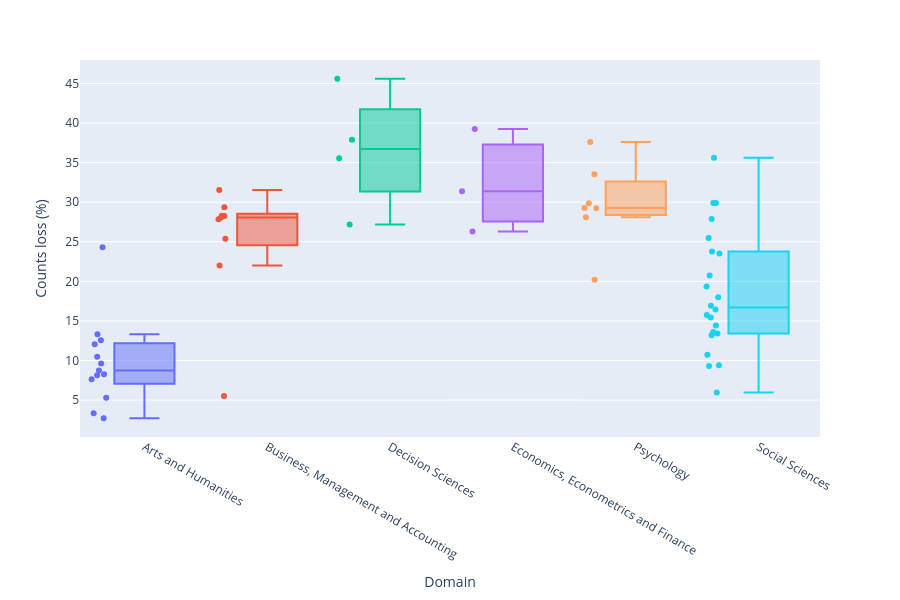

This figure's notebook cell:
### Code cell
year = 2023
domain_name = "Social Sciences"

fig = px.box(
    df_global_topics.query("year == @year").query(f"domain_name == @domain_name"),
    x="field_name",           # each domain = one box
    y="counts_loss_pct",       # values to summarize
    points="all",              # optional: show all points
    color="field_name",       # color boxes by domain
    height=600,
    # title=f"Distribution of counts_loss_pct by field in {year} in {domain_name}",
    hover_data=["field_name", "counts_loss_pct", "subfield_name"],
)

fig.update_layout(
    yaxis_title="Counts loss (%)",
    xaxis_title="Domain",
    showlegend=False
)

fig.show()
# fig.write_image("../images/global_collaboration_losses_social_by_field_2023.png",
#                 width=1200, height=600, scale=2)

### Figure 1 — Plotly figure (JSON) as saved in the notebook; plotly's stock layout.template omitted (floating-point values rounded to 4 significant figures)
{"data": [{"alignmentgroup": "True", "boxpoints": "all", "customdata": [["General Arts and Humanities"], ["History"], ["Language and Linguistics"], ["Archeology"], ["Classics"], ["Conservation"], ["History and Philosophy of Science"], ["Literature and Literary Theory"], ["Museology"], ["Music"], ["Philosophy"], ["Religious studies"], ["Visual Arts and Performing Arts"]], "hovertemplate": "field_name=%{x}<br>counts_loss_pct=%{y}<br>subfield_name=%{customdata[0]}<extra></extra>", "legendgroup": "Arts and Humanities", "marker": {"color": "#636efa"}, "name": "Arts and Humanities", "notched": false, "offsetgroup": "Arts and Humanities", "orientation": "v", "showlegend": true, "x": ["Arts and Humanities", "Arts and Humanities", "Arts and Humanities", "Arts and Humanities", "Arts and Humanities", "Arts and Humanities", "Arts and Humanities", "Arts and Humanities", "Arts and Humanities", "Arts and Humanities", "Arts and Humanities", "Arts and Humanities", "Arts and Humanities"], "x0": " ", "xaxis": "x", "y": [2.715, 7.645, 13.31, 24.3, 5.298, 12.56, 8.258, 10.48, 8.149, 12.05, 8.738, 3.347, 9.622], "y0": " ", "yaxis": "y", "type": "box"}, {"alignmentgroup": "True", "boxpoints": "all", "customdata": [["Accounting"], ["Business and International Management"], ["Management Information Systems"], ["Management of Technology and Innovation"], ["Marketing"], ["Organizational Behavior and Human Resource Management"], ["Strategy and Management"], ["Tourism, Leisure and Hospitality Management"], ["Industrial relations"]], "hovertemplate": "field_name=%{x}<br>counts_loss_pct=%{y}<br>subfield_name=%{customdata[0]}<extra></extra>", "legendgroup": "Business, Management and Accounting", "marker": {"color": "#EF553B"}, "name": "Business, Management and Accounting", "notched": false, "offsetgroup": "Business, Management and Accounting", "orientation": "v", "showlegend": true, "x": ["Business, Management and Accounting", "Business, Management and Accounting", "Business, Management and Accounting", "Business, Management and Accounting", "Business, Management and Accounting", "Business, Management and Accounting", "Business, Management and Accounting", "Business, Management and Accounting", "Business, Management and Accounting"], "x0": " ", "xaxis": "x", "y": [25.39, 22.0, 29.37, 28.27, 27.83, 31.53, 28.08, 28.28, 5.505], "y0": " ", "yaxis": "y", "type": "box"}, {"alignmentgroup": "True", "boxpoints": "all", "customdata": [["General Decision Sciences"], ["Information Systems and Management"], ["Management Science and Operations Research"], ["Statistics, Probability and Uncertainty"]], "hovertemplate": "field_name=%{x}<br>counts_loss_pct=%{y}<br>subfield_name=%{customdata[0]}<extra></extra>", "legendgroup": "Decision Sciences", "marker": {"color": "#00cc96"}, "name": "Decision Sciences", "notched": false, "offsetgroup": "Decision Sciences", "orientation": "v", "showlegend": true, "x": ["Decision Sciences", "Decision Sciences", "Decision Sciences", "Decision Sciences"], "x0": " ", "xaxis": "x", "y": [45.58, 27.17, 35.56, 37.89], "y0": " ", "yaxis": "y", "type": "box"}, {"alignmentgroup": "True", "boxpoints": "all", "customdata": [["General Economics, Econometrics and Finance"], ["Economics and Econometrics"], ["Finance"]], "hovertemplate": "field_name=%{x}<br>counts_loss_pct=%{y}<br>subfield_name=%{customdata[0]}<extra></extra>", "legendgroup": "Economics, Econometrics and Finance", "marker": {"color": "#ab63fa"}, "name": "Economics, Econometrics and Finance", "notched": false, "offsetgroup": "Economics, Econometrics and Finance", "orientation": "v", "showlegend": true, "x": ["Economics, Econometrics and Finance", "Economics, Econometrics and Finance", "Economics, Econometrics and Finance"], "x0": " ", "xaxis": "x", "y": [26.28, 31.39, 39.26], "y0": " ", "yaxis": "y", "type": "box"}, {"alignmentgroup": "True", "boxpoints": "all", "customdata": [["General Psychology"], ["Applied Psychology"], ["Clinical Psychology"], ["Developmental and Educational Psychology"], ["Experimental and Cognitive Psychology"], ["Neuropsychology and Physiological Psychology"], ["Social Psychology"]], "hovertemplate": "field_name=%{x}<br>counts_loss_pct=%{y}<br>subfield_name=%{customdata[0]}<extra></extra>", "legendgroup": "Psychology", "marker": {"color": "#FFA15A"}, "name": "Psychology", "notched": false, "offsetgroup": "Psychology", "orientation": "v", "showlegend": true, "x": ["Psychology", "Psychology", "Psychology", "Psychology", "Psychology", "Psychology", "Psychology"], "x0": " ", "xaxis": "x", "y": [20.19, 37.6, 29.85, 28.11, 33.54, 29.25, 29.25], "y0": " ", "yaxis": "y", "type": "box"}, {"alignmentgroup": "True", "boxpoints": "all", "customdata": [["General Social Sciences"], ["Archeology"], ["Development"], ["Education"], ["Geography, Planning and Development"], ["Health"], ["Human Factors and Ergonomics"], ["Law"], ["Library and Information Sciences"], ["Linguistics and Language"], ["Safety Research"], ["Sociology and Political Science"], ["Transportation"], ["Anthropology"], ["Communication"], ["Cultural Studies"], ["Demography"], ["Gender Studies"], ["Life-span and Life-course Studies"], ["Political Science and International Relations"], ["Public Administration"], ["Urban Studies"]], "hovertemplate": "field_name=%{x}<br>counts_loss_pct=%{y}<br>subfield_name=%{customdata[0]}<extra></extra>", "legendgroup": "Social Sciences", "marker": {"color": "#19d3f3"}, "name": "Social Sciences", "notched": false, "offsetgroup": "Social Sciences", "orientation": "v", "showlegend": true, "x": ["Social Sciences", "Social Sciences", "Social Sciences", "Social Sciences", "Social Sciences", "Social Sciences", "Social Sciences", "Social Sciences", "Social Sciences", "Social Sciences", "Social Sciences", "Social Sciences", "Social Sciences", "Social Sciences", "Social Sciences", "Social Sciences", "Social Sciences", "Social Sciences", "Social Sciences", "Social Sciences", "Social Sciences", "Social Sciences"], "x0": " ", "xaxis": "x", "y": [15.74, 23.78, 19.34, 13.39, 13.61, 29.9, 5.944, 9.301, 10.73, 16.45, 29.88, 20.75, 35.6, 18.0, 25.49, 9.408, 13.18, 23.52, 16.92, 14.42, 27.86, 15.44], "y0": " ", "yaxis": "y", "type": "box"}], "layout": {"xaxis": {"anchor": "y", "domain": [0.0, 1.0], "title": {"text": "Domain"}, "categoryorder": "array", "categoryarray": ["Arts and Humanities", "Business, Management and Accounting", "Decision Sciences", "Economics, Econometrics and Finance", "Psychology", "Social Sciences"]}, "yaxis": {"anchor": "x", "domain": [0.0, 1.0], "title": {"text": "Counts loss (%)"}}, "legend": {"title": {"text": "field_name"}, "tracegroupgap": 0}, "margin": {"t": 60}, "boxmode": "overlay", "height": 600, "showlegend": false}}
